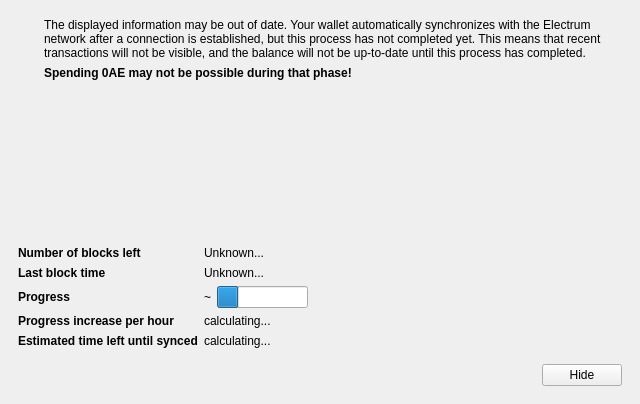
<?xml version="1.0" encoding="UTF-8"?>
<ui version="4.0">
 <class>ModalOverlay</class>
 <widget class="ModalOverlay" name="ModalOverlay">
  <property name="geometry">
   <rect>
    <x>0</x>
    <y>0</y>
    <width>640</width>
    <height>404</height>
   </rect>
  </property>
  <property name="windowTitle">
   <string>Form</string>
  </property>
  <layout class="QVBoxLayout" name="verticalLayout" stretch="0">
   <property name="sizeConstraint">
    <enum>QLayout::SetDefaultConstraint</enum>
   </property>
   <property name="leftMargin">
    <number>0</number>
   </property>
   <property name="topMargin">
    <number>0</number>
   </property>
   <property name="rightMargin">
    <number>0</number>
   </property>
   <property name="bottomMargin">
    <number>0</number>
   </property>
   <item>
    <widget class="QWidget" name="progressBackground" native="true">
     <layout class="QVBoxLayout" name="progressLayout" stretch="1">
      <item>
       <widget class="QWidget" name="progressContent" native="true">
        <layout class="QVBoxLayout" name="progressLayoutInner" stretch="1,0,0,0">
         <item>
          <layout class="QHBoxLayout" name="iconTextLayout" stretch="0,1">
           <item>
            <layout class="QVBoxLayout" name="iconLayout">
             <item>
              <widget class="QLabel" name="warningIconLabel">
               <property name="text">
                <string/>
               </property>
              </widget>
             </item>
             <item>
              <spacer name="verticalSpacerWarningIcon">
               <property name="orientation">
                <enum>Qt::Vertical</enum>
               </property>
               <property name="sizeHint" stdset="0">
                <size>
                 <width>20</width>
                 <height>40</height>
                </size>
               </property>
              </spacer>
             </item>
            </layout>
           </item>
           <item>
            <layout class="QVBoxLayout" name="verticalLayoutInfoText">
             <item>
              <widget class="QLabel" name="infoText">
               <property name="text">
                <string>The displayed information may be out of date. Your wallet automatically synchronizes with the Electrum network after a connection is established, but this process has not completed yet. This means that recent transactions will not be visible, and the balance will not be up-to-date until this process has completed.</string>
               </property>
               <property name="textFormat">
                <enum>Qt::RichText</enum>
               </property>
               <property name="wordWrap">
                <bool>true</bool>
               </property>
              </widget>
             </item>
             <item>
              <widget class="QLabel" name="infoTextStrong">
               <property name="font">
                <font>
                 <weight>75</weight>
                 <bold>true</bold>
                </font>
               </property>
               <property name="text">
                <string>Spending 0AE may not be possible during that phase!</string>
               </property>
               <property name="textFormat">
                <enum>Qt::RichText</enum>
               </property>
               <property name="wordWrap">
                <bool>true</bool>
               </property>
              </widget>
             </item>
             <item>
              <spacer name="verticalSpacerInTextSpace">
               <property name="orientation">
                <enum>Qt::Vertical</enum>
               </property>
               <property name="sizeHint" stdset="0">
                <size>
                 <width>20</width>
                 <height>40</height>
                </size>
               </property>
              </spacer>
             </item>
            </layout>
           </item>
          </layout>
         </item>
         <item>
          <spacer name="verticalSpacerAfterText">
           <property name="orientation">
            <enum>Qt::Vertical</enum>
           </property>
           <property name="sizeHint" stdset="0">
            <size>
             <width>20</width>
             <height>40</height>
            </size>
           </property>
          </spacer>
         </item>
         <item>
          <layout class="QFormLayout" name="formLayout">
           <property name="fieldGrowthPolicy">
            <enum>QFormLayout::FieldsStayAtSizeHint</enum>
           </property>
           <property name="horizontalSpacing">
            <number>6</number>
           </property>
           <property name="verticalSpacing">
            <number>6</number>
           </property>
           <property name="topMargin">
            <number>10</number>
           </property>
           <item row="0" column="0">
            <widget class="QLabel" name="labelNumberOfBlocksLeft">
             <property name="font">
              <font>
               <weight>75</weight>
               <bold>true</bold>
              </font>
             </property>
             <property name="text">
              <string>Number of blocks left</string>
             </property>
            </widget>
           </item>
           <item row="0" column="1">
            <widget class="QLabel" name="numberOfBlocksLeft">
             <property name="text">
              <string>Unknown...</string>
             </property>
            </widget>
           </item>
           <item row="1" column="0">
            <widget class="QLabel" name="labelLastBlockTime">
             <property name="font">
              <font>
               <weight>75</weight>
               <bold>true</bold>
              </font>
             </property>
             <property name="text">
              <string>Last block time</string>
             </property>
            </widget>
           </item>
           <item row="1" column="1">
            <widget class="QLabel" name="newestBlockDate">
             <property name="sizePolicy">
              <sizepolicy hsizetype="Maximum" vsizetype="Preferred">
               <horstretch>0</horstretch>
               <verstretch>0</verstretch>
              </sizepolicy>
             </property>
             <property name="text">
              <string>Unknown...</string>
             </property>
            </widget>
           </item>
           <item row="2" column="0">
            <widget class="QLabel" name="labelSyncDone">
             <property name="font">
              <font>
               <weight>75</weight>
               <bold>true</bold>
              </font>
             </property>
             <property name="text">
              <string>Progress</string>
             </property>
            </widget>
           </item>
           <item row="2" column="1">
            <layout class="QHBoxLayout" name="horizontalLayoutSync" stretch="0,1">
             <item>
              <widget class="QLabel" name="percentageProgress">
               <property name="text">
                <string notr="true">~</string>
               </property>
              </widget>
             </item>
             <item>
              <widget class="QProgressBar" name="progressBar">
               <property name="value">
                <number>24</number>
               </property>
               <property name="format">
                <string/>
               </property>
              </widget>
             </item>
            </layout>
           </item>
           <item row="4" column="0">
            <widget class="QLabel" name="labelProgressIncrease">
             <property name="font">
              <font>
               <weight>75</weight>
               <bold>true</bold>
              </font>
             </property>
             <property name="text">
              <string>Progress increase per hour</string>
             </property>
            </widget>
           </item>
           <item row="4" column="1">
            <widget class="QLabel" name="progressIncreasePerH">
             <property name="text">
              <string>calculating...</string>
             </property>
            </widget>
           </item>
           <item row="5" column="0">
            <widget class="QLabel" name="labelEstimatedTimeLeft">
             <property name="font">
              <font>
               <weight>75</weight>
               <bold>true</bold>
              </font>
             </property>
             <property name="text">
              <string>Estimated time left until synced</string>
             </property>
            </widget>
           </item>
           <item row="5" column="1">
            <widget class="QLabel" name="expectedTimeLeft">
             <property name="text">
              <string>calculating...</string>
             </property>
            </widget>
           </item>
          </layout>
         </item>
         <item>
          <layout class="QHBoxLayout" name="horizontalLayoutButtons">
           <property name="leftMargin">
            <number>10</number>
           </property>
           <property name="topMargin">
            <number>10</number>
           </property>
           <item>
            <spacer name="horizontalSpacer">
             <property name="orientation">
              <enum>Qt::Horizontal</enum>
             </property>
             <property name="sizeHint" stdset="0">
              <size>
               <width>40</width>
               <height>20</height>
              </size>
             </property>
            </spacer>
           </item>
           <item>
            <widget class="QPushButton" name="closeButton">
             <property name="text">
              <string>Hide</string>
             </property>
            </widget>
           </item>
          </layout>
         </item>
        </layout>
       </widget>
      </item>
     </layout>
    </widget>
   </item>
  </layout>
 </widget>
 <customwidgets>
  <customwidget>
   <class>ModalOverlay</class>
   <extends>QWidget</extends>
   <header>modaloverlay.h</header>
   <container>1</container>
  </customwidget>
 </customwidgets>
 <resources/>
 <connections/>
</ui>
